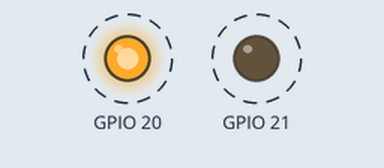
Bench run of a program on a simulated Raspberry Pi (BCM pin numbers). On the bench: output pins drawn as LEDs (lit = HIGH). Dashed ring = blinking. At 10.0 s the program stops and its outputs stay as they are.

Above: at 0.2 s.
Timing chart, 0 to 3.0 s (numbered marks = the images above):
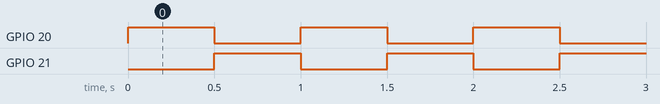

The program:

led.py
```python
#!/usr/bin/env python2
# -*- coding: utf-8 -*-
"""
    * @par Copyright (C): 2010-2019, Shenzhen Yahboom Tech
    * @file         gpio
    * @version      V1.0
    * @details
    * @par History
    @author: longfuSun
"""


import RPi.GPIO as GPIO

import time
#Set work mode to BCM
GPIO.setmode(GPIO.BCM)
#set pins we will use
GPIO.setup(20, GPIO.OUT)
GPIO.setup(21, GPIO.OUT)
#run 10 times
for i in range(0,10):
    GPIO.output(20,True)
    time.sleep(0.5)
    GPIO.output(20,False)
    GPIO.output(21,True)
    time.sleep(0.5)
    GPIO.output(21,False)
GPIO.cleanup()
```

Measured:
- by itself, GPIO 20, GPIO 21: alternates HIGH for 0.50 s and LOW for 0.50 s, 20 changes in all, then stays LOW
